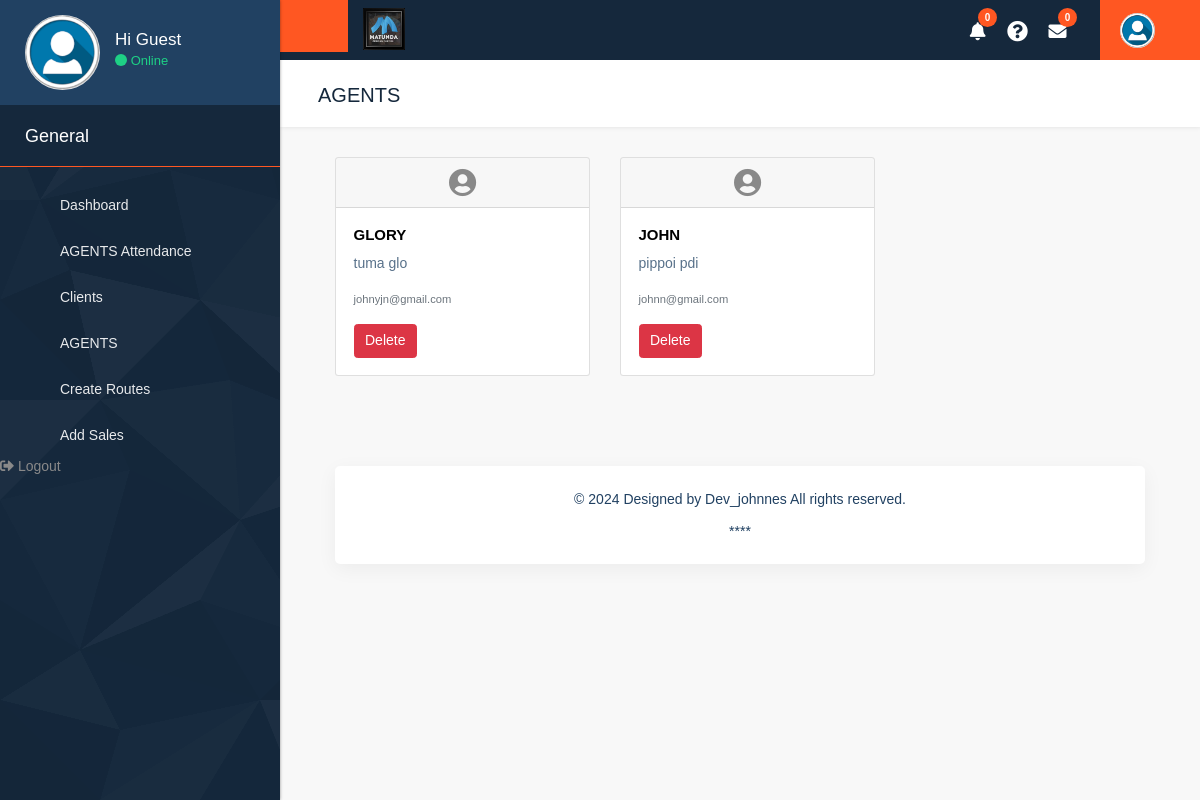
Page /members/ on the earlier database version.
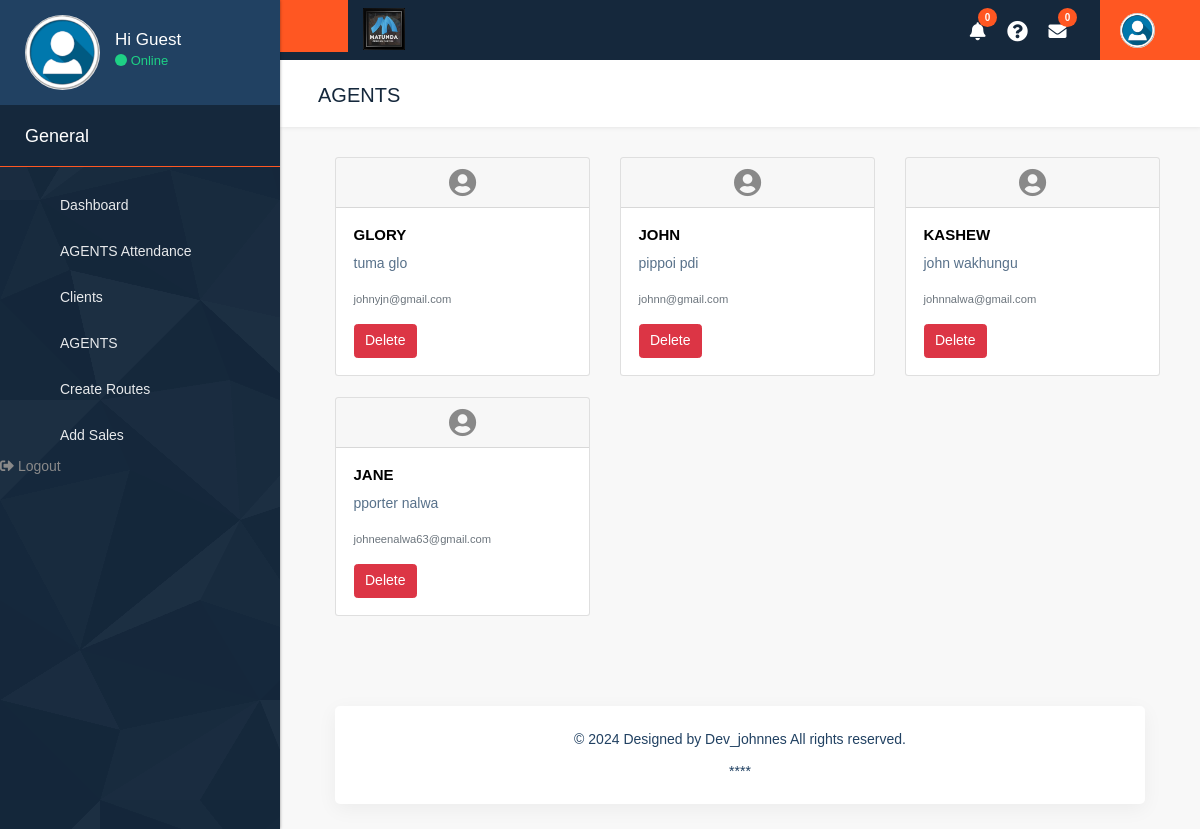
Same page on the later database version.
### accounts/models.py (models this page shows, shortened)
class Member(models.Model):
    user = models.OneToOneField(User, on_delete=models.CASCADE)
    first_name = models.CharField(max_length=length,null=True, blank=True)
    last_name = models.CharField(max_length=length,null=True, blank=True)
    physical_address = models.TextField(max_length=length,null=True, blank=True)
    national_id = models.CharField(max_length=length,null=True, blank=True)
    primary_phone_number = models.CharField(max_length=length,null=True, blank=True)
    primary_phone_number_provider = models.CharField(max_length=length,null=True, blank=True)
    alternative_phone_number = models.CharField(max_length=length,null=True, blank=True)
    alternative_phone_number_provider = models.CharField(max_length=length,null=True, blank=True)
    year_of_birth = models.CharField(max_length=4,null=True, blank=True)
    gender = models.CharField(max_length=10,null=True, blank=True)
    profile_img = models.ImageField(upload_to='Profile', default='default.png',null=True, blank=True)
    create_at = models.DateTimeField(auto_now_add = True)
    updated_at = models.DateTimeField(auto_now_add = True)

class User(AbstractUser):
    email = models.EmailField(unique=True)
    is_member = models.BooleanField(default=False)
    is_management = models.BooleanField(default=False)

### accounts/views.py (the view)
# urls.py: path('members/', views.members_view, name='members'),
def members_view(request):
    members = Member.objects.all()
    return render(request, 'management/members.html', {'members': members})

### accounts/templates/management/members.html (shortened to what this page needs)
{% extends 'management/base.html' %}
{% load static %}
{% block page_title %} AGENTS {% endblock %}
{% block content %}
  <div class="container">
    <div class="row">
      {% for member in members %}
        <div class="col-md-3 mb-4">
          <div class="card">
            <div class="card-header text-center">
              <i class="fas fa-user-circle fa-2x"></i>
            </div>
            <div class="card-body">
              <h5 class="card-title">{{ member.user.username }}</h5>
              <p class="card-text">{{ member.first_name }} {{ member.last_name }}</p>
              <p class="card-text"><small class="text-muted">{{ member.user.email }}</small></p>
              <form id="deleteForm{{ member.user.id }}" action="{% url 'delete_member' member.user.id %}" method="post">
                <button type="button" class="btn btn-danger" onclick="showConfirmation({{ member.user.id }})">Delete</button>
              </form>
            </div>
          </div>
        </div>
        {% if forloop.counter|divisibleby:3 and not forloop.last %}
          </div><div class="row">
        {% endif %}
      {% endfor %}
    </div>
  </div>
{% endblock %}

Differences in the rows shown:
added Member: user.username "KASHEW", first_name "john", last_name "wakhungu", user.email "johnnalwa@gmail.com"
added Member: user.username "JANE", first_name "pporter", last_name "nalwa", user.email "johneenalwa63@gmail.com"
